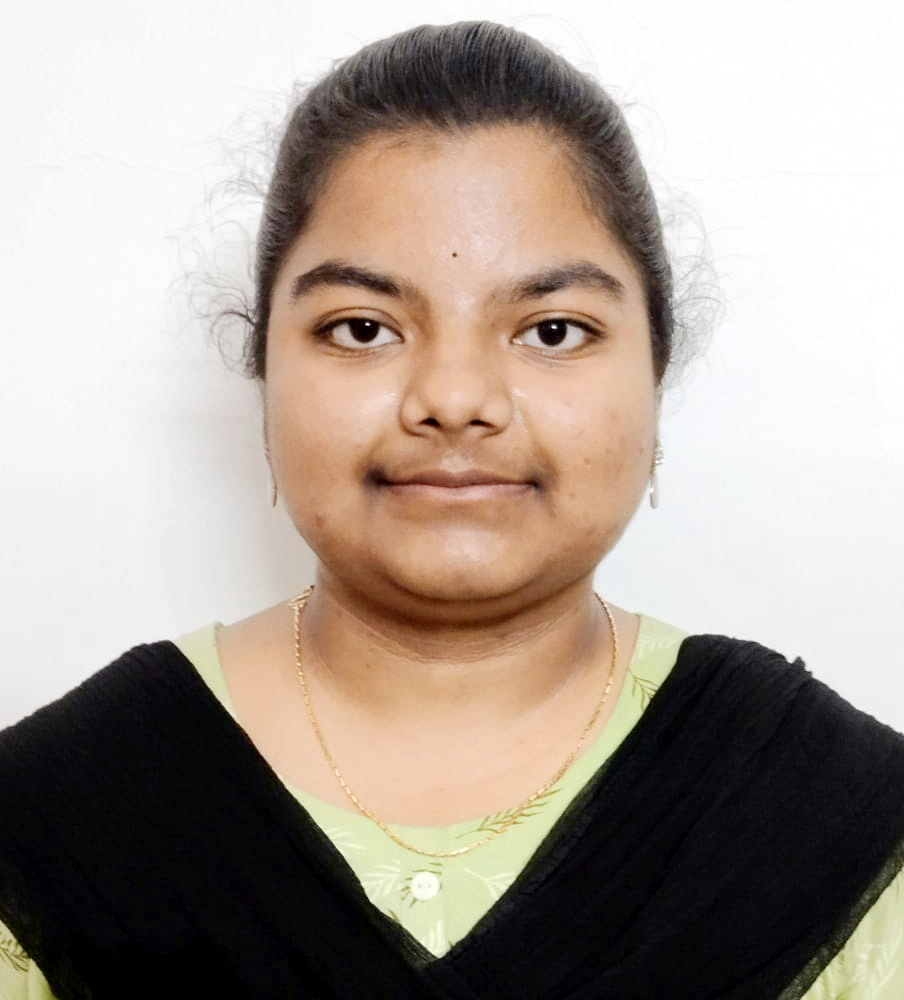
#> input picture Qno. 1.jpg.jpeg, 904 x 1000 px
$ jupyter execute 'exp 8 pyth code guna dipt.ipynb'
#> lines starting #> are read from the running program, lines starting #| are printed output that depends on the picture; after the words box and inside, x2 and y2 are one past the last pixel; in counts of white or black regions, pixels touching at a corner belong together
## Exp no 8: Record Thresholding
## Name: Nara Guna Susmitha
## Reg no: 212224230271

[cell 1]
import cv2
import numpy as np
import matplotlib.pyplot as plt
image = cv2.imread('Qno. 1.jpg.jpeg')
#> image is the input picture: shape (1000, 904, 3); mean B, G, R 147.8, 157.1, 168.7
gray_image = cv2.cvtColor(image, cv2.COLOR_BGR2GRAY)
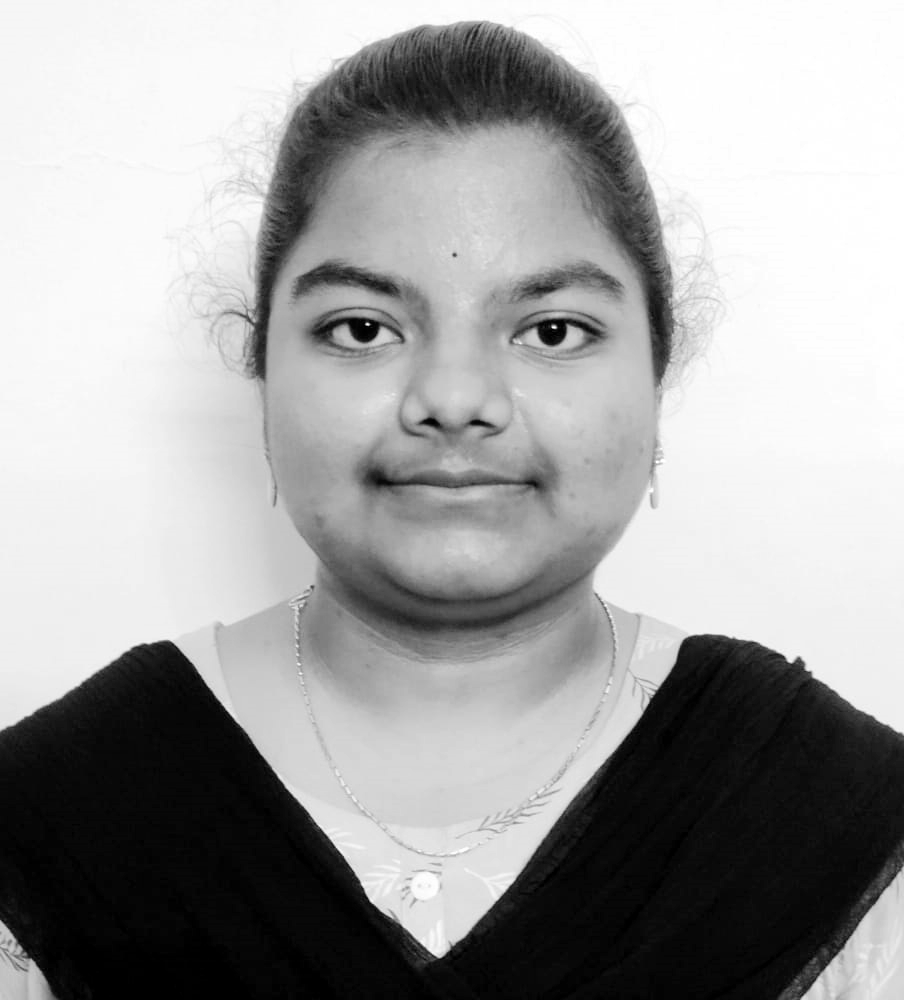
#> gray_image: shape (1000, 904); min 0, max 255, mean 159.5
plt.subplot(2, 2, 1)
plt.imshow(cv2.cvtColor(image, cv2.COLOR_BGR2RGB))  # Convert from BGR to RGB for display
plt.title("Original Image")
plt.axis('off')

[cell 2]
_, global_thresholded = cv2.threshold(gray_image, 127, 255, cv2.THRESH_BINARY)
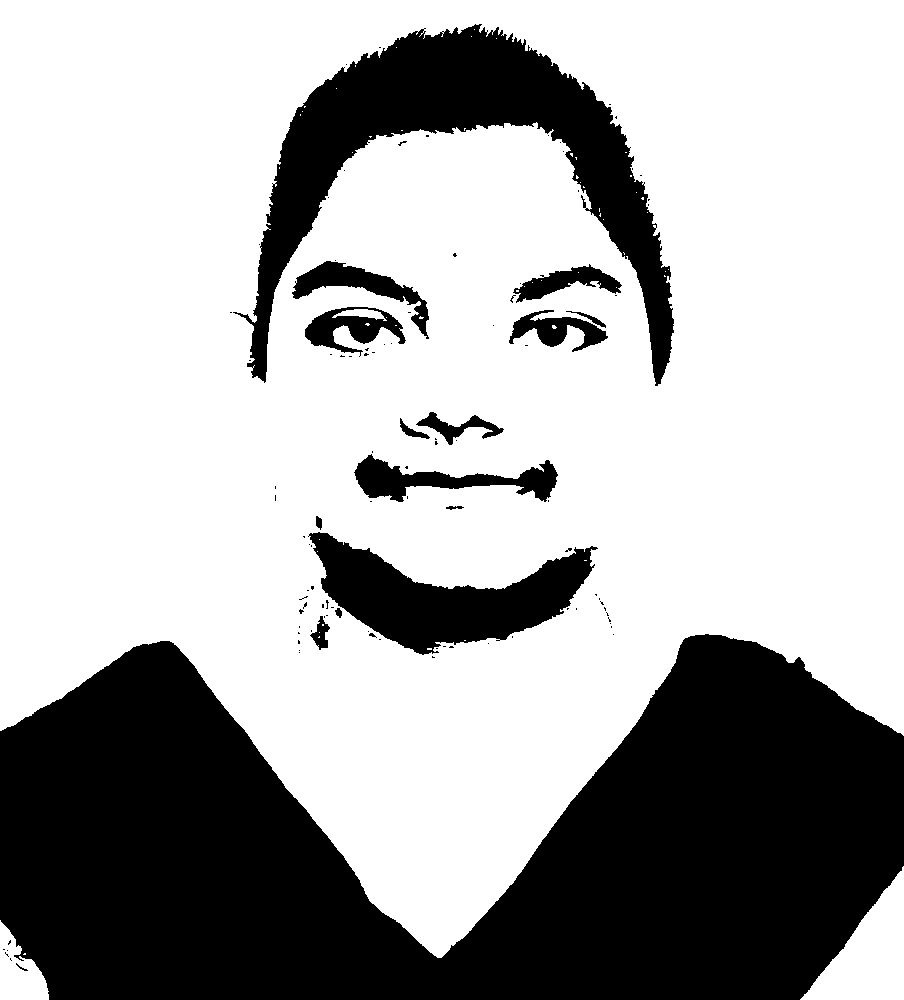
#> global_thresholded: shape (1000, 904); 68.1% white; 106 black regions (90 under 20 px), largest, box (x1, y1, x2, y2) and area: (0, 634, 904, 1000) 214353, (233, 24, 674, 386) 42909, (308, 532, 598, 655) 16102
adaptive_thresholded = cv2.adaptiveThreshold(gray_image, 255, cv2.ADAPTIVE_THRESH_GAUSSIAN_C, cv2.THRESH_BINARY, 11, 2)
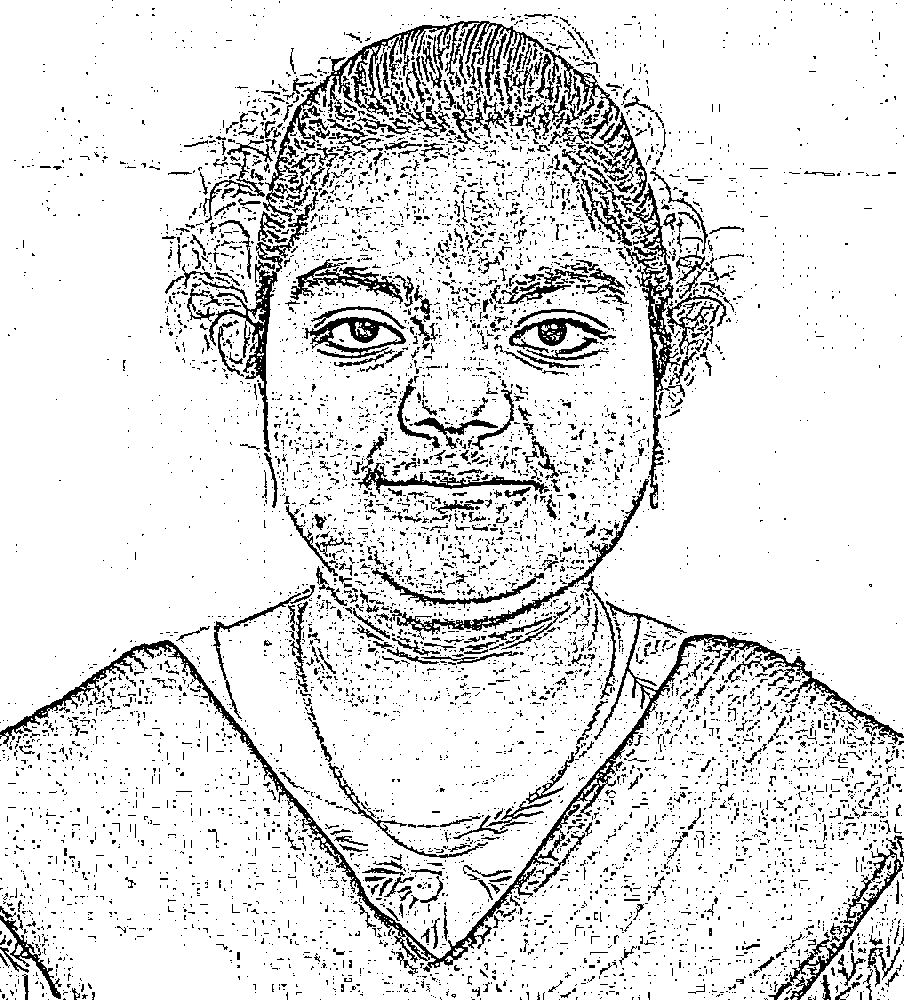
#> adaptive_thresholded: shape (1000, 904); 88.1% white; black in thin lines or dots
_, otsu_thresholded = cv2.threshold(gray_image, 0, 255, cv2.THRESH_BINARY + cv2.THRESH_OTSU)
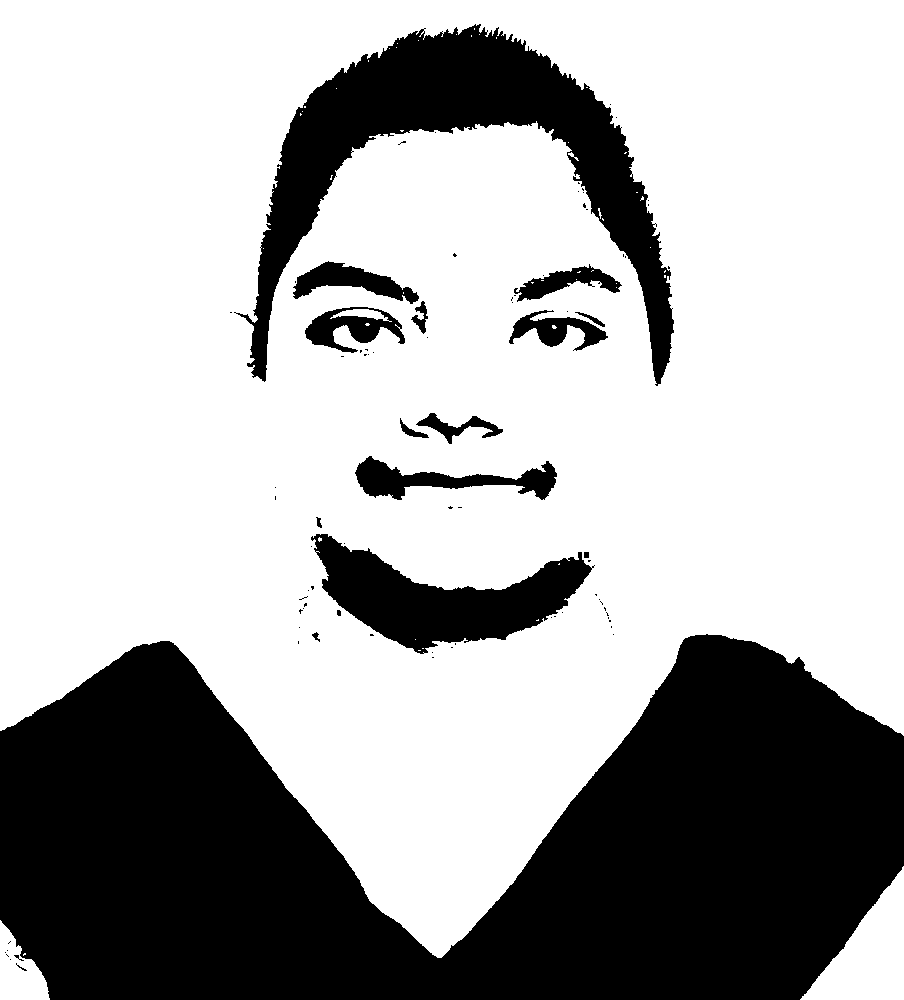
#> otsu_thresholded: shape (1000, 904); 68.5% white; 85 black regions (69 under 20 px), largest, box (x1, y1, x2, y2) and area: (0, 634, 904, 1000) 214258, (234, 24, 674, 386) 41961, (311, 534, 595, 654) 15163
plt.subplot(2, 2, 2)
plt.imshow(global_thresholded, cmap='gray')
plt.title("Global Thresholding")
plt.axis('off')
